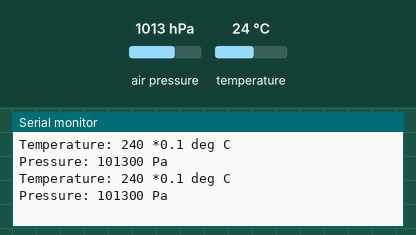
This sketch was run on a simulated Arduino Uno, built with avr-gcc and run on an emulated ATmega328P. Shown: the last lines printed to the serial monitor. Wiring (inferred from the names in the program): BMP180 pressure sensor at I2C address 0x77. The test bench sets the inputs (shaded band); at power-on: air pressure 1013 hPa, temperature 24 °C.

Above: at 3.2 s.
3.3 s: air pressure set to 952 hPa
At 4.6 s:
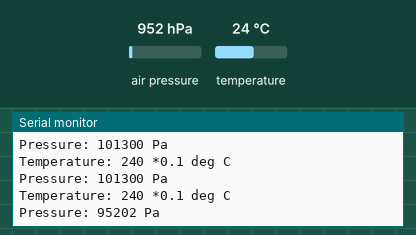
4.8 s: temperature set to 12 °C
At 5.6 s:
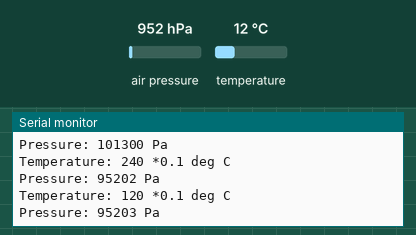
6.3 s: air pressure set to 975 hPa
At 7.9 s:
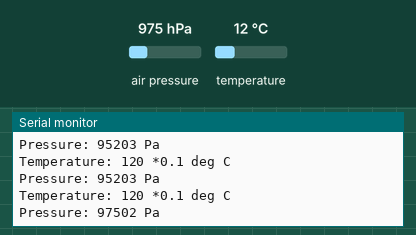
Timing chart, 0 to 9.4 s (numbered marks = the images above; inputs shaded):
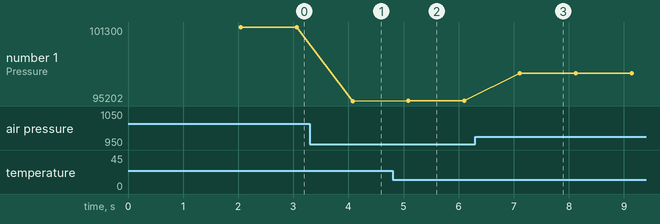

Measured:
- after the input at 3.3 s, the serial monitor: prints a new line after 0.77 s (image 1)
- after the input at 4.8 s, the serial monitor: prints a new line after 0.26 s (image 2)
- after the input at 6.3 s, the serial monitor: prints a new line after 0.81 s (image 3)
- plotted number 1: 101300 → 95202 after the input at 3.3 s, 95202 → 95203 after the input at 4.8 s, 95203 → 97502 after the input at 6.3 s

The sketch:

BMP085.pde
```cpp
// (licence header left out)
#include <Wire.h>

#define BMP085_ADDRESS 0x77  // I2C address of BMP085

const unsigned char OSS = 0;  // Oversampling Setting

// Calibration values
int ac1;
int ac2;
int ac3;
unsigned int ac4;
unsigned int ac5;
unsigned int ac6;
int b1;
int b2;
int mb;
int mc;
int md;

// b5 is calculated in bmp085GetTemperature(...), this variable is also used in bmp085GetPressure(...)
// so ...Temperature(...) must be called before ...Pressure(...).
long b5;

short temperature;
long pressure;

void setup()
{
  Serial.begin(9600);
  delay(2000);
  Wire.begin();
  bmp085Calibration();
}

void loop()
{
  temperature = bmp085GetTemperature(bmp085ReadUT());
  pressure = bmp085GetPressure(bmp085ReadUP());
  Serial.print("Temperature: ");
  Serial.print(temperature, DEC);
  Serial.println(" *0.1 deg C");
  Serial.print("Pressure: ");
  Serial.print(pressure, DEC);
  Serial.println(" Pa");
  Serial.println();
  delay(1000);
}

// Stores all of the bmp085's calibration values into global variables
// Calibration values are required to calculate temp and pressure
// This function should be called at the beginning of the program
void bmp085Calibration()
{
  ac1 = bmp085ReadInt(0xAA);
  ac2 = bmp085ReadInt(0xAC);
  ac3 = bmp085ReadInt(0xAE);
  ac4 = bmp085ReadInt(0xB0);
  ac5 = bmp085ReadInt(0xB2);
  ac6 = bmp085ReadInt(0xB4);
  b1 = bmp085ReadInt(0xB6);
  b2 = bmp085ReadInt(0xB8);
  mb = bmp085ReadInt(0xBA);
  mc = bmp085ReadInt(0xBC);
  md = bmp085ReadInt(0xBE);
}

// Calculate temperature given ut.
// Value returned will be in units of 0.1 deg C
short bmp085GetTemperature(unsigned int ut)
{
  long x1, x2;

  x1 = (((long)ut - (long)ac6)*(long)ac5) >> 15;
  x2 = ((long)mc << 11)/(x1 + md);
  b5 = x1 + x2;

  return ((b5 + 8)>>4);
}

// Calculate pressure given up
// calibration values must be known
// b5 is also required so bmp085GetTemperature(...) must be called first.
// Value returned will be pressure in units of Pa.
long bmp085GetPressure(unsigned long up)
{
  long x1, x2, x3, b3, b6, p;
  unsigned long b4, b7;

  b6 = b5 - 4000;
  // Calculate B3
  x1 = (b2 * (b6 * b6)>>12)>>11;
  x2 = (ac2 * b6)>>11;
  x3 = x1 + x2;
  b3 = (((((long)ac1)*4 + x3)<<OSS) + 2)>>2;

  // Calculate B4
  x1 = (ac3 * b6)>>13;
  x2 = (b1 * ((b6 * b6)>>12))>>16;
  x3 = ((x1 + x2) + 2)>>2;
  b4 = (ac4 * (unsigned long)(x3 + 32768))>>15;

  b7 = ((unsigned long)(up - b3) * (50000>>OSS));
  if (b7 < 0x80000000)
    p = (b7<<1)/b4;
  else
    p = (b7/b4)<<1;

  x1 = (p>>8) * (p>>8);
  x1 = (x1 * 3038)>>16;
  x2 = (-7357 * p)>>16;
  p += (x1 + x2 + 3791)>>4;

  return p;
}

// Read 1 byte from the BMP085 at 'address'
char bmp085Read(unsigned char address)
{
  unsigned char data;

  Wire.beginTransmission(BMP085_ADDRESS);
  Wire.send(address);
  Wire.endTransmission();

  Wire.requestFrom(BMP085_ADDRESS, 1);
  while(!Wire.available())
    ;

  return Wire.receive();
}

// Read 2 bytes from the BMP085
// First byte will be from 'address'
// Second byte will be from 'address'+1
int bmp085ReadInt(unsigned char address)
{
  unsigned char msb, lsb;

  Wire.beginTransmission(BMP085_ADDRESS);
  Wire.send(address);
  Wire.endTransmission();

  Wire.requestFrom(BMP085_ADDRESS, 2);
  while(Wire.available()<2)
    ;
  msb = Wire.receive();
  lsb = Wire.receive();

  return (int) msb<<8 | lsb;
}

// Read the uncompensated temperature value
unsigned int bmp085ReadUT()
{
  unsigned int ut;

  // Write 0x2E into Register 0xF4
  // This requests a temperature reading
  Wire.beginTransmission(BMP085_ADDRESS);
  Wire.send(0xF4);
  Wire.send(0x2E);
  Wire.endTransmission();

  // Wait at least 4.5ms
  delay(5);

  // Read two bytes from registers 0xF6 and 0xF7
  ut = bmp085ReadInt(0xF6);
  return ut;
}

// Read the uncompensated pressure value
unsigned long bmp085ReadUP()
{
  unsigned char msb, lsb, xlsb;
  unsigned long up = 0;

  // Write 0x34+(OSS<<6) into register 0xF4
  // Request a pressure reading w/ oversampling setting
  Wire.beginTransmission(BMP085_ADDRESS);
  Wire.send(0xF4);
  Wire.send(0x34 + (OSS<<6));
  Wire.endTransmission();

  // Wait for conversion, delay time dependent on OSS
  delay(2 + (3<<OSS));

  // Read register 0xF6 (MSB), 0xF7 (LSB), and 0xF8 (XLSB)
  Wire.beginTransmission(BMP085_ADDRESS);
  Wire.send(0xF6);
  Wire.endTransmission();
  Wire.requestFrom(BMP085_ADDRESS, 3);

  // Wait for data to become available
  while(Wire.available() < 3)
    ;
  msb = Wire.receive();
  lsb = Wire.receive();
  xlsb = Wire.receive();

  up = (((unsigned long) msb << 16) | ((unsigned long) lsb << 8) | (unsigned long) xlsb) >> (8-OSS);

  return up;
}
```
